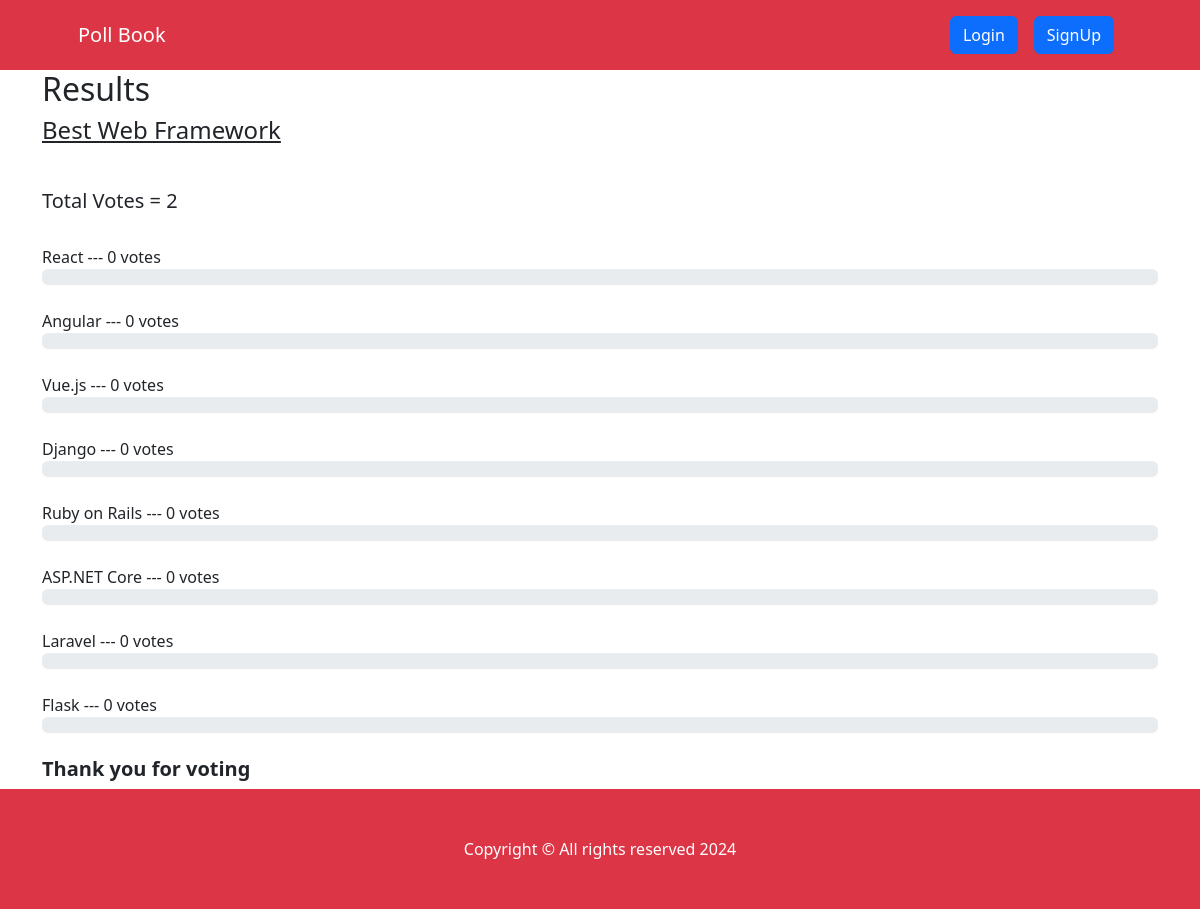
The page /result/framework on the database its author committed.
### pollapp/models.py (models this page shows, shortened)
class Category(models.Model):
    title = models.CharField(max_length=200)
    slug = models.SlugField(blank=True, null=True)
    description = models.TextField(blank=True, null=True)
    total_vote = models.IntegerField(default=0)
    voters = models.ManyToManyField(User, blank=True)

class CategoryItem(models.Model):
    title = models.CharField(max_length=200)
    total_vote = models.IntegerField(default=0)
    category = models.ForeignKey(Category, on_delete=models.CASCADE, related_name="items")
    voters = models.ManyToManyField(User, blank=True)
    @property
    def percentage_vote(self):
        category_votes = self.category.total_vote
        item_votes = self.total_vote
        if category_votes == 0:
            vote_in_percentage = 0
        else:
            vote_in_percentage = (item_votes/category_votes) * 100
        return vote_in_percentage

### pollapp/views.py (the view)
def result(request, slug):
    category = Category.objects.get(slug=slug)
    items = CategoryItem.objects.filter(category=category)
    context = {"category": category, "items": items}
    return render(request, "result.html", context)

### pollapp/templatetags/custom_filters.py (called while the page is built)
@register.filter(name="has_voted")
def has_voted(user, voters):
    return any(user.id== voter.id for voter in voters)

### pollapp/templates/result.html (shortened to what this page needs)
{% extends 'base.html' %}
{% block content %}
{% load humanize %}
{% load custom_filters %}
<div class="container result-container">
    <div class="sub-container">
      <h2>Results</h2>
      <h4>{{category.title}}</h4>
      <br>
      <h5>Total Votes = {{category.total_vote}}</h5>
      <br />
      {% for item in items  %}
      {% if request.user|has_voted:item.voters.all %}
      <small>{{item.title}}</strong> --- {{item.total_vote}} vote{{item.total_vote | pluralize:",s"}} ---  <strong>[voted]</strong> </small>
      <div class="progressContainer">
        <div class="progress">
          <div
            class="progress-bar"
            role="progressbar"
            aria-label="Example with label"
            style="width:{{item.percentage_vote | floatformat:2}}%;"
            aria-valuenow="25"
            aria-valuemin="0"
            aria-valuemax="100"
          >
          {{item.percentage_vote | floatformat:2}}%
          </div>
        </div>
      </div>
      <br>
      {% else %}
      <small>{{item.title}}</strong> --- {{item.total_vote}} vote{{item.total_vote | pluralize:",s"}} </small>
      <div class="progressContainer">
        <div class="progress">
        </div>
      </div>
      <br>
      {% endif %}
      {% endfor %}
      <h5 style="font-weight: bold">Thank you for voting</h5>
    </div>
  </div>
{% endblock content %}

### pollapp/static/css/style.css (style rules this page uses)
* { box-sizing: border-box; }
.result-container { display: flex; align-items: center; justify-content: center; }
.sub-container { width: inherit }
.result-container h4 { text-decoration: underline; margin-bottom: 20px; }
.result-container small { font-size: 16px; font-weight: 500; }

### rows shown on the page
Category: title "Best Web Framework", total_vote "2"
CategoryItem: title "React", total_vote "0", total_vote|pluralize "s"
CategoryItem: title "Angular", total_vote "0", total_vote|pluralize "s"
CategoryItem: title "Vue.js", total_vote "0", total_vote|pluralize "s"
CategoryItem: title "Django", total_vote "0", total_vote|pluralize "s"
CategoryItem: title "Ruby on Rails", total_vote "0", total_vote|pluralize "s"
CategoryItem: title "ASP.NET Core", total_vote "0", total_vote|pluralize "s"
CategoryItem: title "Laravel", total_vote "0", total_vote|pluralize "s"
CategoryItem: title "Flask", total_vote "0", total_vote|pluralize "s"
